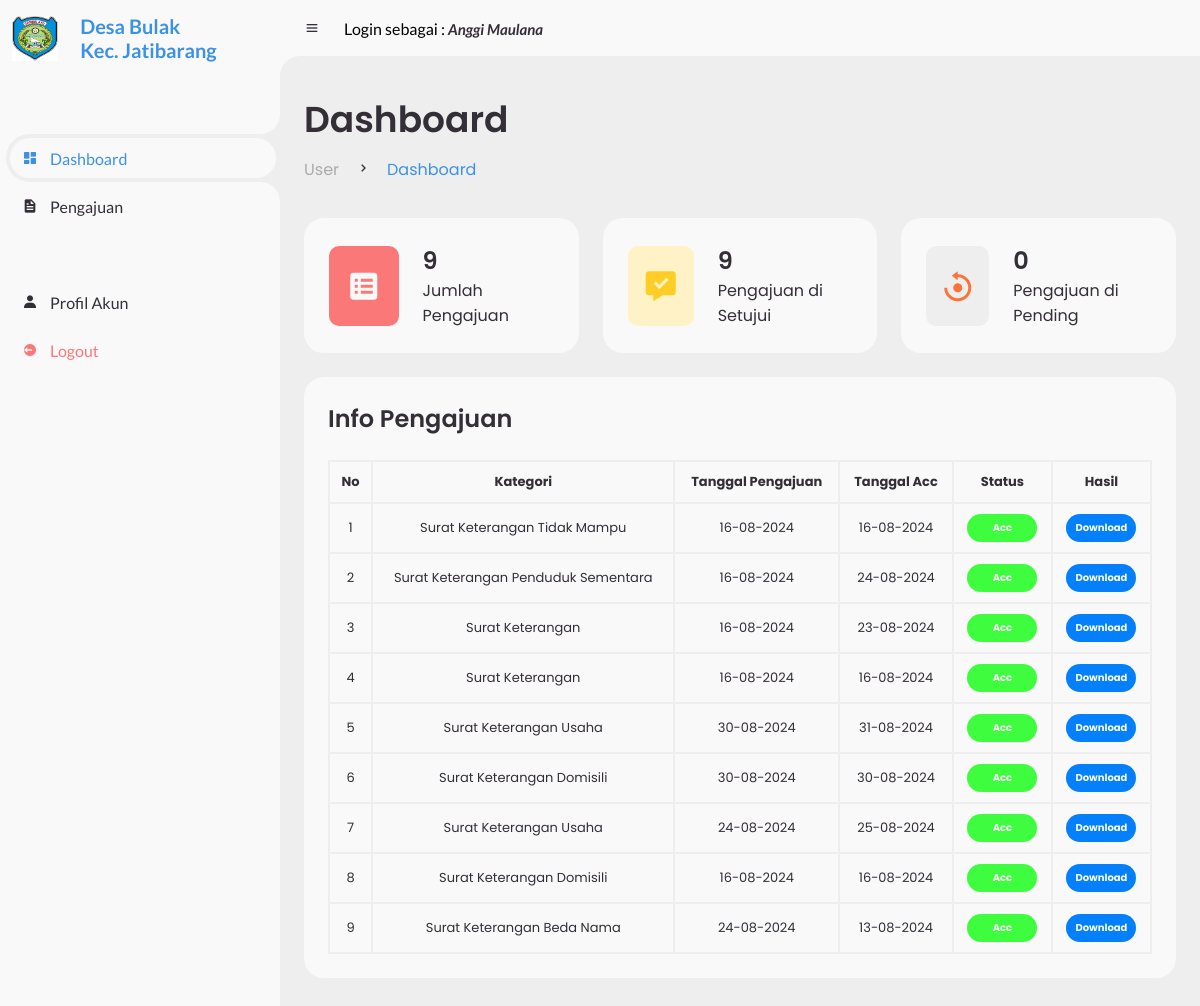
/user/ (signed in), run on the app's committed database.
### tables this page shows
CREATE TABLE `user` (
  `user_id` int(11) NOT NULL,
  `nama` varchar(255) NOT NULL,
  `nik` varchar(20) NOT NULL,
  `tempat_lahir` varchar(255) NOT NULL,
  `tanggal_lahir` date NOT NULL,
  `jenis_kelamin` varchar(255) NOT NULL,
  `agama` varchar(255) NOT NULL,
  `alamat` varchar(255) NOT NULL,
  `pekerjaan` varchar(255) NOT NULL,
  `pendidikan` varchar(255) NOT NULL,
  `status_pernikahan` varchar(255) NOT NULL,
  `password` varchar(255) NOT NULL
);

CREATE TABLE `pengajuan` (
  `id_pengajuan` int(11) NOT NULL,
  `nik` varchar(20) NOT NULL,
  `id_kategori` int(20) NOT NULL,
  `nama_usaha` varchar(255) DEFAULT NULL,
  `nama_kk` varchar(255) DEFAULT NULL,
  `nama_akte_dokumen` varchar(255) DEFAULT NULL,
  `keterangan_tidak_mampu` varchar(500) DEFAULT NULL,
  `masa_ktp_sementara` date DEFAULT NULL,
  `keterangan_menikah` varchar(255) DEFAULT NULL,
  `tanggal_pengajuan` date NOT NULL,
  `tanggal_acc` date DEFAULT NULL,
  `status` varchar(20) NOT NULL,
  `nama_kuwu` varchar(255) DEFAULT NULL,
  `id_admin` int(20) DEFAULT NULL
);

CREATE TABLE `kategori_pengajuan` (
  `id_kategori_pengajuan` int(20) NOT NULL,
  `jenis_pengajuan` varchar(255) NOT NULL
);

### user/index.php (the view, shortened to what this page needs)
<?php
	include "header.php";
	require '../config/db.php';
	$nik = $_SESSION['nik'];
	$sql = "SELECT * FROM user WHERE nik = '$nik'";
	$result = mysqli_query($conn, $sql);
	$userData = mysqli_fetch_assoc($result);
	$displayName = $userData['nama'];
	function getUrlByKategori($id_kategori, $id_pengajuan) {
		switch ($id_kategori) {
			case 1:
				return "pengajuan/cetak-dokumen/sku.php?id_pengajuan=" . $id_pengajuan;
			case 2:
				return "pengajuan/cetak-dokumen/skbn.php?id_pengajuan=" . $id_pengajuan;
			case 3:
				return "pengajuan/cetak-dokumen/sktm.php?id_pengajuan=" . $id_pengajuan;
			case 4:
				return "pengajuan/cetak-dokumen/skps.php?id_pengajuan=" . $id_pengajuan;
			case 5:
				return "pengajuan/cetak-dokumen/skd.php?id_pengajuan=" . $id_pengajuan;
			case 6:
				return "pengajuan/cetak-dokumen/sk.php?id_pengajuan=" . $id_pengajuan;
		}
	}
?>
<body>
	<section id="sidebar">
		<?php include 'brand.php' ?>
		<ul class="side-menu top">
			<li class="active">
				<a href="#">
					<i class='bx bxs-dashboard' ></i>
					<span class="text">Dashboard</span>
				</a>
			</li>
			<li>
				<a href="pengajuan.php">
					<i class='bx bxs-file' ></i>
					<span class="text">Pengajuan</span>
				</a>
			</li>
		</ul>
		<ul class="side-menu">
			<li>
				<a href="profil.php">
					<i class='bx bxs-user' ></i>
					<span class="text">Profil Akun</span>
				</a>
			</li>
			<li>
				<a href="logout.php" class="logout">
					<i class='bx bxs-log-out-circle' ></i>
					<span class="text">Logout</span>
				</a>
			</li>
		</ul>
	</section>
	<section id="content">
		<?php include "navbar.php" ?>
		<main>
			<div class="head-title">
				<div class="left">
					<h1>Dashboard</h1>
					<ul class="breadcrumb">
						<li>
							<a href="index.php">User</a>
						</li>
						<li><i class='bx bx-chevron-right' ></i></li>
						<li>
							<a class="active" href="#">Dashboard</a>
						</li>
					</ul>
				</div>
			</div>
			<?php
				$nik = $_SESSION['nik'];
				$sql = "SELECT
							p.id_pengajuan,
							p.id_kategori,
							p.tanggal_pengajuan,
							p.tanggal_acc,
							p.status,
							k.jenis_pengajuan
						FROM pengajuan p
						JOIN kategori_pengajuan k ON p.id_kategori = k.id_kategori_pengajuan
						WHERE p.nik = ?
						ORDER BY p.id_pengajuan DESC";
				$stmt = $conn->prepare($sql);
				$stmt->bind_param('s', $nik);
				$stmt->execute();
				$result = $stmt->get_result();
				$total_pengajuan = $result->num_rows;
				$acc_pengajuan = 0;
				$pending_pengajuan = 0;
				while ($row = $result->fetch_assoc()) {
					if ($row['status'] == 'Acc') {
						$acc_pengajuan++;
					} elseif ($row['status'] == 'Pending') {
						$pending_pengajuan++;
					}
				}
				?>
				<ul class="box-info">
					<li>
						<i class='bx bxs-spreadsheet'></i>
						<span class="text">
							<h3><?php echo $total_pengajuan; ?></h3>
							<p>Jumlah Pengajuan</p>
						</span>
					</li>
					<li>
						<i class='bx bxs-message-check'></i>
						<span class="text">
							<h3><?php echo $acc_pengajuan; ?></h3>
							<p>Pengajuan di Setujui</p>
						</span>
					</li>
					<li>
						<i class='bx bx-reset'></i>
						<span class="text">
							<h3><?php echo $pending_pengajuan; ?></h3>
							<p>Pengajuan di Pending</p>
						</span>
					</li>
				</ul>
				<div class="table-data">
					<div class="order">
						<div class="head">
							<h3>Info Pengajuan</h3>
						</div>
						<table>
							<thead>
								<tr>
									<th>No</th>
									<th>Kategori</th>
									<th>Tanggal Pengajuan</th>
									<th>Tanggal Acc</th>
									<th>Status</th>
									<th>Hasil</th>
								</tr>
							</thead>
							<tbody>
								<?php
								$no = 1;
								$result->data_seek(0);
								while ($row = $result->fetch_assoc()) {
									$status_class = '';
									$download_text = 'Download';
									$disabled_class = '';
									$disabled_attribute = '';
									switch ($row['status']) {
										case 'Acc':
											$status_class = 'completed';
											break;
									}
									$url = getUrlByKategori($row['id_kategori'], $row['id_pengajuan']);
								?>
								<tr>
									<td><?php echo $no++; ?></td>
									<td><p><?php echo htmlspecialchars($row['jenis_pengajuan']); ?></p></td>
									<td><?php echo htmlspecialchars(date('d-m-Y', strtotime($row['tanggal_pengajuan']))); ?></td>
									<td><?php echo htmlspecialchars(!empty($row['tanggal_acc']) ? date('d-m-Y', strtotime($row['tanggal_acc'])) : '-'); ?></td>
									<td><span class="status <?php echo $status_class; ?>"><?php echo ucfirst($row['status']); ?></span></td>
									<td>
										<a href="<?php echo $url; ?>" class="status-download <?php echo $disabled_class; ?>" <?php echo $disabled_attribute; ?>>
											<?php echo $download_text; ?>
										</a>
									</td>
								</tr>
								<?php } ?>
							</tbody>
						</table>
					</div>
				</div>
		</main>
	</section>
</body>
</html>

### user/navbar.php (shortened to what this page needs)
<nav>
    <i class='bx bx-menu'></i>
    <p>Login sebagai : <a href="#" class="nav-link"><i><?php echo htmlspecialchars($displayName, ENT_QUOTES, 'UTF-8'); ?></i></a></p>
</nav>

### data on the page
user: nama "Anggi Maulana"
pengajuan: id_kategori.jenis_pengajuan "Surat Keterangan Tidak Mampu", tanggal_pengajuan "16-08-2024", tanggal_acc "16-08-2024", status "Acc", download_text "Download"
pengajuan: id_kategori.jenis_pengajuan "Surat Keterangan Penduduk Sementara", tanggal_pengajuan "16-08-2024", tanggal_acc "24-08-2024", status "Acc", download_text "Download"
pengajuan: id_kategori.jenis_pengajuan "Surat Keterangan", tanggal_pengajuan "16-08-2024", tanggal_acc "23-08-2024", status "Acc", download_text "Download"
pengajuan: id_kategori.jenis_pengajuan "Surat Keterangan", tanggal_pengajuan "16-08-2024", tanggal_acc "16-08-2024", status "Acc", download_text "Download"
pengajuan: id_kategori.jenis_pengajuan "Surat Keterangan Usaha", tanggal_pengajuan "30-08-2024", tanggal_acc "31-08-2024", status "Acc", download_text "Download"
pengajuan: id_kategori.jenis_pengajuan "Surat Keterangan Domisili", tanggal_pengajuan "30-08-2024", tanggal_acc "30-08-2024", status "Acc", download_text "Download"
pengajuan: id_kategori.jenis_pengajuan "Surat Keterangan Usaha", tanggal_pengajuan "24-08-2024", tanggal_acc "25-08-2024", status "Acc", download_text "Download"
pengajuan: id_kategori.jenis_pengajuan "Surat Keterangan Domisili", tanggal_pengajuan "16-08-2024", tanggal_acc "16-08-2024", status "Acc", download_text "Download"
pengajuan: id_kategori.jenis_pengajuan "Surat Keterangan Beda Nama", tanggal_pengajuan "24-08-2024", tanggal_acc "13-08-2024", status "Acc", download_text "Download"

### other printed values
$total_pengajuan "9"
$acc_pengajuan "9"
$pending_pengajuan "0"
